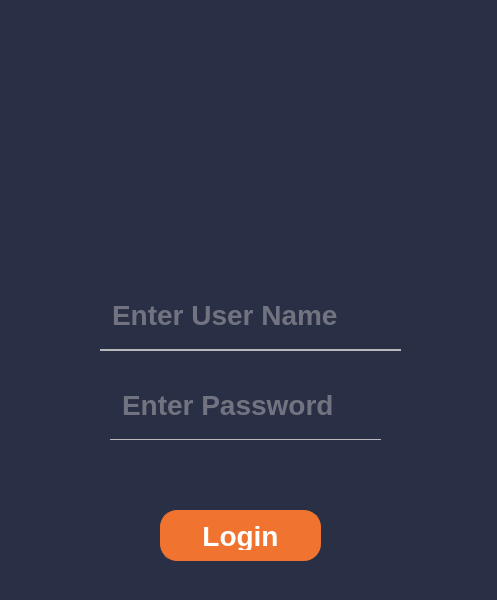
<?xml version="1.0" encoding="UTF-8"?>
<ui version="4.0">
 <class>Form</class>
 <widget class="QWidget" name="Form">
  <property name="geometry">
   <rect>
    <x>0</x>
    <y>0</y>
    <width>497</width>
    <height>600</height>
   </rect>
  </property>
  <property name="font">
   <font>
    <family>Segoe UI</family>
    <pointsize>21</pointsize>
   </font>
  </property>
  <property name="windowTitle">
   <string>Form</string>
  </property>
  <property name="styleSheet">
   <string notr="true">/*Copyright (c) DevSec Studio. All rights reserved.

MIT License

Permission is hereby granted, free of charge, to any person obtaining a copy
of this software and associated documentation files (the &quot;Software&quot;), to deal
in the Software without restriction, including without limitation the rights
to use, copy, modify, merge, publish, distribute, sublicense, and/or sell
copies of the Software, and to permit persons to whom the Software is
furnished to do so, subject to the following conditions:

The above copyright notice and this permission notice shall be included in all
copies or substantial portions of the Software.

THE SOFTWARE IS PROVIDED *AS IS*, WITHOUT WARRANTY OF ANY KIND, EXPRESS OR
IMPLIED, INCLUDING BUT NOT LIMITED TO THE WARRANTIES OF MERCHANTABILITY,
FITNESS FOR A PARTICULAR PURPOSE AND NONINFRINGEMENT. IN NO EVENT SHALL THE
AUTHORS OR COPYRIGHT HOLDERS BE LIABLE FOR ANY CLAIM, DAMAGES OR OTHER
LIABILITY, WHETHER IN AN ACTION OF CONTRACT, TORT OR OTHERWISE, ARISING FROM,
OUT OF OR IN CONNECTION WITH THE SOFTWARE OR THE USE OR OTHER DEALINGS IN THE SOFTWARE.
*/

/*-----QWidget-----*/
QWidget
{
	background-color: #292f45;
	color: #000000;
	border-color: #000000;

}


/*-----QLabel-----*/
QLabel
{
	background-color: #292f45;
	color: #b9b9bb;
	border-color: #000000;

}


/*-----QPushButton-----*/
QPushButton
{
	background-color: #f0742f;
	color: #fff;
	font-weight: bold;
	border-style: solid;
	border-width: 1px;
	border-radius: 17px;
	border-color: #f0742f;
	padding: 10px;

}


QPushButton::hover
{
	background-color: #fc7c11;
	color: #fff;

}


QPushButton::pressed
{
	background-color: #ff6b35;
	color: #fff;

}


/*-----QToolButton-----*/
QToolButton
{
	background-color: #292f45;
	color: #000000;
	border-style: solid;
	border-color: #000000;

}


QToolButton::hover
{
	background-color: #fc7c11;
	color: #000000;
	padding: 2px;
	border-radius: 15px;
	border-color: #fc7c11;

}


QToolButton::pressed
{
	background-color: #fc7c11;
	color: #000000;
	border-style: solid;
	border-width: 2px;

}


/*-----QLineEdit-----*/
QLineEdit{
	background-color: #292f45;
	color: #b9b9bb;
	font-weight: bold;
	border-style: solid;
	border-width: 2px;
	border-top: 0px;
	border-left: 0px;
	border-right: 0px;
	border-color: #b9b9bb;
	padding: 10px;

}


/*-----QCheckBox-----*/
QCheckBox
{
	background-color: transparent;
	color: #b9b9bb;
	font-weight: bold;

}


QCheckBox::indicator
{
    color: #b1b1b1;
    background-color: #00111d;
    border: 1px solid #f0742f;
    width: 12px;
    height: 12px;

}


QCheckBox::indicator:checked
{
    image:url(&quot;./ressources/check.png&quot;); /*To replace*/
	background-color: #1f2b2b;
    border: 1px solid #f0742f;

}


QCheckBox::indicator:unchecked:hover
{
    border: 1px solid #f0742f;

}


QCheckBox::disabled
{
	color: #656565;

}


QCheckBox::indicator:disabled
{
	background-color: #656565;
	color: #656565;
    border: 1px solid #656565;

}
</string>
  </property>
  <widget class="QPushButton" name="pushButton">
   <property name="geometry">
    <rect>
     <x>160</x>
     <y>510</y>
     <width>161</width>
     <height>51</height>
    </rect>
   </property>
   <property name="text">
    <string>Login</string>
   </property>
  </widget>
  <widget class="QLineEdit" name="lineEdit">
   <property name="geometry">
    <rect>
     <x>100</x>
     <y>280</y>
     <width>301</width>
     <height>71</height>
    </rect>
   </property>
   <property name="placeholderText">
    <string>Enter User Name</string>
   </property>
  </widget>
  <widget class="QLineEdit" name="lineEdit_2">
   <property name="geometry">
    <rect>
     <x>110</x>
     <y>370</y>
     <width>271</width>
     <height>71</height>
    </rect>
   </property>
   <property name="echoMode">
    <enum>QLineEdit::Password</enum>
   </property>
   <property name="placeholderText">
    <string>Enter Password</string>
   </property>
  </widget>
  <widget class="QLabel" name="label">
   <property name="enabled">
    <bool>true</bool>
   </property>
   <property name="geometry">
    <rect>
     <x>80</x>
     <y>440</y>
     <width>361</width>
     <height>31</height>
    </rect>
   </property>
   <property name="font">
    <font>
     <pointsize>12</pointsize>
    </font>
   </property>
   <property name="text">
    <string/>
   </property>
  </widget>
  <widget class="QLabel" name="label_2">
   <property name="geometry">
    <rect>
     <x>190</x>
     <y>110</y>
     <width>121</width>
     <height>121</height>
    </rect>
   </property>
   <property name="text">
    <string/>
   </property>
   <property name="pixmap">
    <pixmap>icons/users.png</pixmap>
   </property>
  </widget>
 </widget>
 <resources/>
 <connections/>
</ui>
